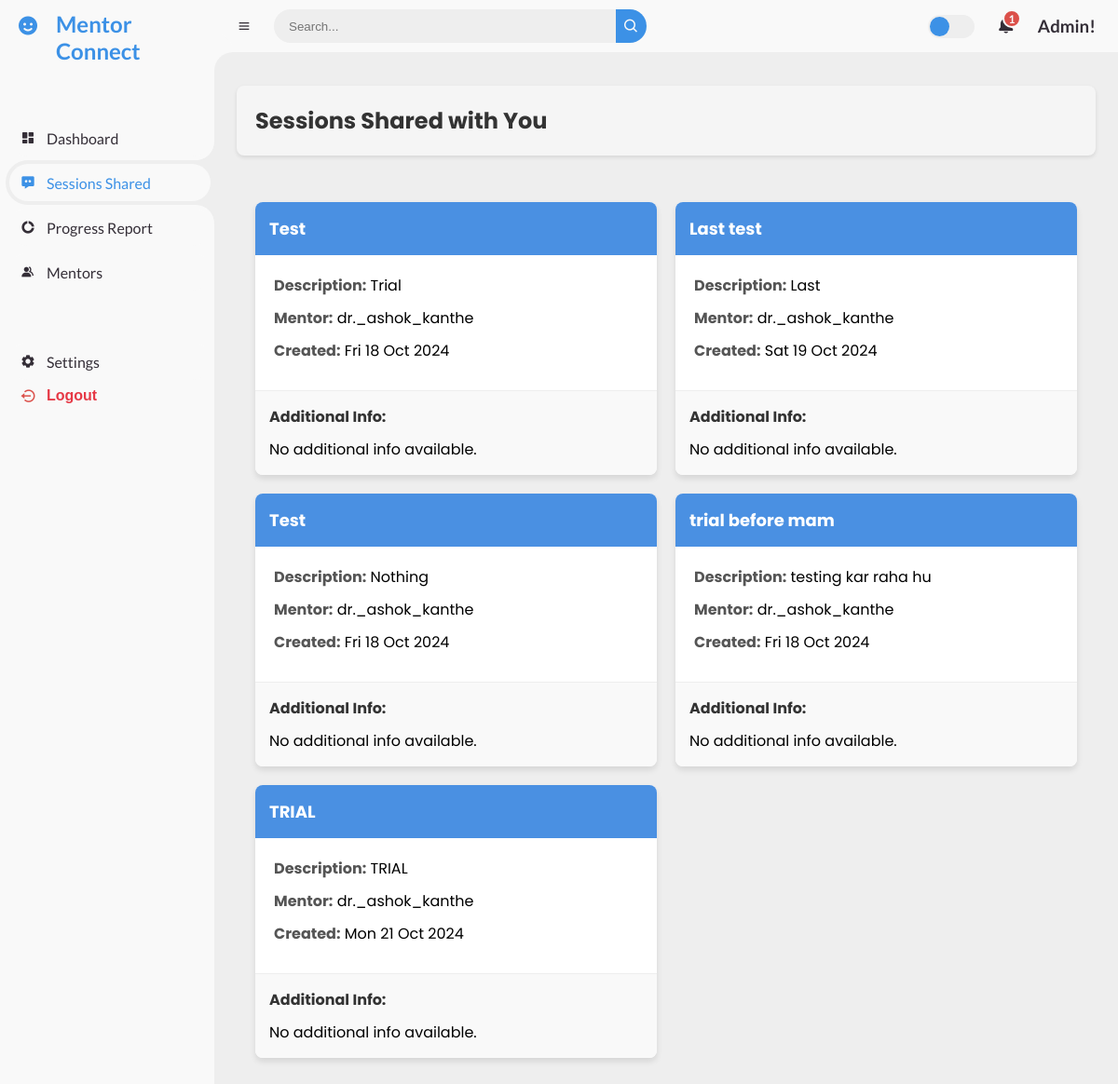
Screenshot of /mentor_admin/sessions/ (signed in) with the database file from the repository.
### mentor/models.py (models this page shows, shortened)
class Session(models.Model):
    student = models.ForeignKey('MentorshipData', on_delete=models.CASCADE)
    title = models.CharField(max_length=200)
    description = models.TextField()
    mentor = models.ForeignKey(User, on_delete=models.CASCADE, related_name="sessions")
    created_at = models.DateTimeField(auto_now_add=True)
    updated_at = models.DateTimeField(auto_now=True)
    additional_info = models.JSONField(default=dict)
    mentor_admins = models.ManyToManyField(MentorAdmin, related_name="shared_sessions", blank=True)
    objects = DynamicFieldsManager()
    def __init__(self, *args, **kwargs):
        super().__init__(*args, **kwargs)
        for key, value in self.additional_info.items():
            setattr(self, key, value)
    class Meta:
        indexes = [
            models.Index(fields=['mentor']),
            models.Index(fields=['created_at']),
        ]

### mentor_admin/views.py (the view)
# urls.py: path('sessions/', views.mentor_admin_sessions, name='mentor_admin_sessions'),
def mentor_admin_sessions(request):
    mentor_admin = request.user.mentoradmin
    shared_sessions = mentor_admin.shared_sessions.all()
    return render(request, 'mentor_admin/mentor_admin_sessions.html', {
        'shared_sessions': shared_sessions,
    })

### mentor/templatetags/username_filters.py (called while the page is built)
@register.filter
def readable_username(value):
    return value.replace('_', ' ').title()

### templates/mentor_admin/mentor_admin_sessions.html (shortened to what this page needs)
{% extends 'mentor_admin/admin_base.html' %}
{% block content %}
<div class="sessions-header">
    <h2>Sessions Shared with You</h2>
</div>
<div class="session-container">
    {% for session in shared_sessions %}
        <div class="session-card">
            <div class="session-header">
                <h3>{{ session.title }}</h3>
            </div>
            <div class="session-body">
                <div class="session-info">
                    <strong>Description:</strong> {{ session.description }}
                </div>
                <div class="session-info">
                    <strong>Mentor:</strong> {{ session.mentor.username }}
                </div>
                <div class="session-info">
                    <strong>Created:</strong> {{ session.created_at|date:"D d M Y" }}
                </div>
            </div>
            <div class="additional-info">
                <div class="additional-info-title">Additional Info:</div>
                {% if session.additional_info %}
                    {% for key, value in session.additional_info.items %}
                        <div><strong>{{ key }}:</strong> {{ value }}</div>
                    {% endfor %}
                {% else %}
                    <div>No additional info available.</div>
                {% endif %}
            </div>
        </div>
    {% empty %}
        <div class="no-sessions">No sessions have been shared with you yet.</div>
    {% endfor %}
</div>
{% endblock %}

### templates/mentor_admin/admin_base.html (shortened to what this page needs)
{% load static %}
{% load username_filters %}
<!DOCTYPE html>
<html lang="en">
<head>
    <link rel="stylesheet" href="{% static 'CSS/mentor_dashboard.css' %}">
    <link href='https://unpkg.com/boxicons@2.0.9/css/boxicons.min.css' rel='stylesheet'>
</head>
<body class="{% block body_class %}{% endblock %}">
<section id="sidebar">
    <a href="#" class="brand">
        <i class='bx bxs-smile'></i>
        <span class="text">Mentor Connect</span>
    </a>
    <ul class="side-menu top">
        <li class="{% if request.path == '/mentor_admin/dashboard/' %}active{% endif %}">
            <a href="/mentor_admin/dashboard/">
                <i class='bx bxs-dashboard'></i>
                <span class="text">Dashboard</span>
            </a>
        </li>
        <li class="{% if request.path == '/mentor_admin/sessions/' %}active{% endif %}">
            <a href="/mentor_admin/sessions/">
                <i class='bx bxs-message-dots'></i>
                <span class="text">Sessions Shared</span>
            </a>
        </li>
        <li class="{% if request.path == '/mentor_admin/progress_report/' %}active{% endif %}">
            <a href="{% url 'admin_progress_report' %}">
                <i class='bx bxs-doughnut-chart'></i>
                <span class="text">Progress Report</span>
            </a>
        </li>
        <li class="{% if request.path == '/mentor_admin/mentors/' %}active{% endif %}">
            <a href="/mentor_admin/mentors/">
                <i class='bx bxs-group'></i>
                <span class="text">Mentors</span>
            </a>
        </li>
    </ul>
    <ul class="side-menu">
        <li class="{% if request.path == '/settings/' %}active{% endif %}">
            <a href="/settings/">
                <i class='bx bxs-cog'></i>
                <span class="text">Settings</span>
            </a>
        </li>
        <li>
            <form method="post" action="{% url 'logout' %}" style="display: inline;">
                <button type="submit" class="logout" style="background: none; border: none; color: inherit; cursor: pointer;">
                    <i class='bx bx-log-out-circle'></i>
                    <span class="text">Logout</span>
                </button>
            </form>
        </li>
    </ul>
</section>
    <section id="content">
        <nav >
            <i class='bx bx-menu'></i>
            <form action="#">
                <div class="form-input">
                    <input type="search" placeholder="Search...">
                    <button type="submit" class="search-btn"><i class='bx bx-search'></i></button>
                </div>
            </form>
            <label for="switch-mode" class="switch-mode"></label>
            <a href="#" class="notification">
                <span class="num">1</span>
            </a>
            <a href="#" class="profile">
                <h1>{{ user.username|readable_username }}!</h1>
            </a>
        </nav>
        <main>
            {% block content %}
            {% endblock %}
        </main>
</body>
</html>

### static/CSS/mentor_dashboard.css (style rules this page uses)
* { margin: 0; padding: 0; box-sizing: border-box; }
a { text-decoration: none; }
li { list-style: none; }
:root { --poppins: "Poppins", sans-serif; --lato: "Lato", sans-serif; --light: #f9f9f9; --blue: #3c91e6; --light-blue: #cfe8ff; --grey: #eee; --dark-grey: #aaaaaa; --dark: #342e37; --red: #db504a; --yellow: #ffce26; --light-yellow: #fff2c6; --orange: #fd7238; --light-orange: #ffe0d3; }
html { overflow-x: hidden; }
body { background: var(--grey); overflow-x: hidden; }
#sidebar { position: fixed; top: 0; left: 0; width: 230px; height: 100%; background: var(--light); z-index: 2000; font-family: var(--lato); transition: 0.3s ease; overflow-x: hidden; scrollbar-width: none; }
#sidebar .brand { font-size: 24px; font-weight: 700; height: 56px; display: flex; align-items: center; color: var(--blue); position: sticky; top: 0; left: 0; background: var(--light); z-index: 500; padding-bottom: 20px; box-sizing: content-box; }
#sidebar .brand .bx { min-width: 60px; display: flex; justify-content: center; }
#sidebar .brand .text { padding-top: 10%; }
#sidebar .side-menu { width: 100%; margin-top: 48px; }
#sidebar .side-menu li { height: 48px; background: transparent; margin-left: 6px; border-radius: 48px 0 0 48px; padding: 4px; }
#sidebar .side-menu li.active { background: var(--grey); position: relative; }
#sidebar .side-menu li.active::before { content: ""; position: absolute; width: 40px; height: 40px; border-radius: 50%; top: -40px; right: 0; box-shadow: 20px 20px 0 var(--grey); z-index: -1; }
#sidebar .side-menu li.active::after { content: ""; position: absolute; width: 40px; height: 40px; border-radius: 50%; bottom: -40px; right: 0; box-shadow: 20px -20px 0 var(--grey); z-index: -1; }
#sidebar .side-menu li a { width: 100%; height: 100%; background: var(--light); display: flex; align-items: center; border-radius: 48px; font-size: 16px; color: var(--dark); white-space: nowrap; overflow-x: hidden; }
#sidebar .side-menu.top li.active a { color: var(--blue); }
#sidebar .side-menu li a .bx { min-width: calc(60px - ((4px + 6px) * 2)); display: flex; justify-content: center; }
#content { position: relative; width: calc(100% - 230px); left: 230px; transition: 0.3s ease; }
#content nav { height: 56px; background: var(--light); padding: 0 24px; display: flex; align-items: center; grid-gap: 24px; font-family: var(--lato); position: sticky; top: 0; left: 0; z-index: 1000; }
#content nav::before { content: ""; position: absolute; width: 40px; height: 40px; bottom: -40px; left: 0; border-radius: 50%; box-shadow: -20px -20px 0 var(--light); }
#content nav a { color: var(--dark); }
#content nav .bx.bx-menu { cursor: pointer; color: var(--dark); }
#content nav form { max-width: 400px; width: 100%; margin-right: auto; }
#content nav form .form-input { display: flex; align-items: center; height: 36px; }
#content nav form .form-input input { flex-grow: 1; padding: 0 16px; height: 100%; border: none; background: var(--grey); border-radius: 36px 0 0 36px; outline: none; width: 100%; color: var(--dark); }
#content nav form .form-input button { width: 36px; height: 100%; display: flex; justify-content: center; align-items: center; background: var(--blue); color: var(--light); font-size: 18px; border: none; outline: none; border-radius: 0 36px 36px 0; cursor: pointer; }
#content nav .notification { font-size: 20px; position: relative; }
#content nav .notification .num { position: absolute; top: -6px; right: -6px; width: 20px; height: 20px; border-radius: 50%; border: 2px solid var(--light); background: var(--red); color: var(--light); font-weight: 700; font-size: 12px; display: flex; justify-content: center; align-items: center; }
#content nav .switch-mode { display: block; min-width: 50px; height: 25px; border-radius: 25px; background: var(--grey); cursor: pointer; position: relative; }
#content nav .switch-mode::before { content: ""; position: absolute; top: 2px; left: 2px; bottom: 2px; width: calc(25px - 4px); background: var(--blue); border-radius: 50%; transition: all 0.3s ease; }
#content main { width: 100%; padding: 36px 24px; font-family: var(--poppins); max-height: calc(100vh - 56px); overflow-y: auto; }
.logout { display: flex; align-items: center; color: #e63946; }
.logout i { min-width: calc(60px - ((4px + 6px) * 2)); display: flex; justify-content: center; color: var(--red); font-size: 18px; }
.logout span { font-size: 16px; color: #e63946; font-weight: bold; }
ul { list-style-type: none; padding: 0; margin: 0; }

### rows the page displays
Session: title "Test", description "Trial", mentor.username "dr._ashok_kanthe", created_at "Fri 18 Oct 2024", additional_info "No additional info available."
Session: title "Last test", description "Last", mentor.username "dr._ashok_kanthe", created_at "Sat 19 Oct 2024", additional_info "No additional info available."
Session: title "Test", description "Nothing", mentor.username "dr._ashok_kanthe", created_at "Fri 18 Oct 2024", additional_info "No additional info available."
Session: title "trial before mam", description "testing kar raha hu", mentor.username "dr._ashok_kanthe", created_at "Fri 18 Oct 2024", additional_info "No additional info available."
Session: title "TRIAL", description "TRIAL", mentor.username "dr._ashok_kanthe", created_at "Mon 21 Oct 2024", additional_info "No additional info available."

### other values shown
{{ user.username|readable_username }} "Admin"
